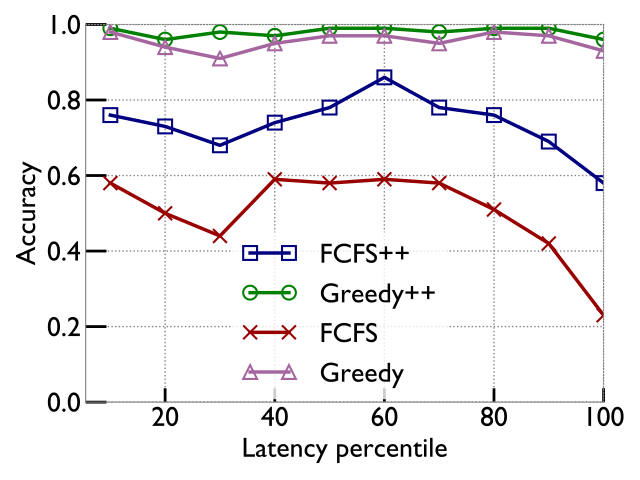

This figure's Python source:
import numpy as np
import pickle
import sys
import matplotlib.pyplot as plt
import matplotlib.font_manager as fm
 

pcolors = ['#0e326d', '#028413', '#a5669f', '#db850d', '#00112d', '#af0505']
pcolors = ['#000080', '#008000', '#990000', '#a5669f',  '#db850d',  '#00112d']
markers = ['s', 'o', 'x', '^', 'v', '*', 'p', 'h']
linestyle = ['-', '.', '--']

gs_font = fm.FontProperties(fname='gillsans.ttf', size=20, weight='bold')
light_grey=(0.5,0.5,0.5)

def string(x):
    if x >= (1024 * 1024 * 1024):
        return str(x/(1024*1024*1024)) + 'B'    
    elif x >= (1024 * 1024):
        return str(x/(1024*1024)) + 'M'
    elif x >= 1024:
        return str(x/1024) + 'K'
    else:
        return str(x)

infile = sys.argv[1]
outfile = sys.argv[2]

def plot_lines(xs, ys, labels, xlabel, ylabel, outfile):
    # create plot
    fig, ax = plt.subplots()
    #ax.set_xscale("log", basex=2)
    #ax.set_yscale("log", basey=2)
    nlines = len(xs)
    assert (len(ys) == nlines and len(labels) == nlines)
    for i in range(nlines):
        pcolor = pcolors[i]
        ax.plot(xs[i], ys[i], '-', color=pcolor,  lw=2.5,  marker=markers[i], mew = 1.5, markersize = 10, markerfacecolor='none', markeredgecolor=pcolor, dash_capstyle='round', label=labels[i])
        #ax.plot(xs[i], ys[i], '-', color=pcolor,  lw=2.5,  dash_capstyle='round', label=labels[i])

    label_fontsize=20
    ax.set_xlabel(xlabel, fontproperties=gs_font, fontsize=label_fontsize)
    ax.set_ylabel(ylabel, fontproperties=gs_font, fontsize=label_fontsize)
    xmax=1.05*max([max(x) for x in xs])
    xmax, ymax = 200, 60
    plt.xlim(xmax=100.0)
    plt.ylim(ymin=0, ymax=1.0)
    #plt.ylim(ymin=-0.1, ymax=1.0) #ymax=1.01*max([max(y) for y in ys]))
    #plt.annotate('correct prediction', xy=(0.45, 0.90), xycoords='axes fraction', fontsize=label_fontsize)
    #ax.axhspan(0.0, xmax, alpha=0.6, color='grey')
    ax.grid(linestyle=':', linewidth=1, color='grey')
    ticklabelcolor = 'black'
    #xticks = np.array([300, 1200, 4800, 19200, 76800])
    #ax.xaxis.set_ticks(xticks)
    #xticks = np.array([string(x) for x in xticks])
    #ax.set_xticklabels(xticks, color=ticklabelcolor)
    leg = ax.legend(bbox_to_anchor=(0.28, 0.45), borderaxespad=0, loc=2, numpoints=2, handlelength=2, prop=gs_font, fontsize=label_fontsize)
    leg.get_frame().set_linewidth(0.0)
    plt.tick_params(labelsize=label_fontsize)
    axcolor='black'
    ax.xaxis.set_tick_params(width=2, length=10)
    ax.yaxis.set_tick_params(width=2, length=15)
    ax.xaxis.set_tick_params(which='both', colors=axcolor)
    ax.yaxis.set_tick_params(which='both', colors=axcolor)
    ax.spines['bottom'].set_color(axcolor)
    ax.spines['top'].set_color(axcolor)
    ax.spines['right'].set_color(axcolor)
    ax.spines['left'].set_color(axcolor)
    ticklabelcolor = 'black'
    ax.tick_params(axis='x', colors=ticklabelcolor, direction="in")
    ax.tick_params(axis='y', colors=ticklabelcolor, direction="in")

    for axis in ['top', 'bottom', 'left', 'right']:
        ax.spines[axis].set_color(light_grey)
    ax.spines['top'].set_linestyle(':')
    ax.spines['right'].set_linestyle(':')

    for label in ax.get_xticklabels() :
        label.set_fontproperties(gs_font)
    for label in ax.get_yticklabels() :
        label.set_fontproperties(gs_font)
    plt.tight_layout()
    plt.savefig(outfile)

def string_to_numeric_array(s):
    return [float(x) for x in s.split()]

xs = []
ys = []
labels = []
with open(infile, 'rb') as afile:
    accuracy_percentile_bins = pickle.load(afile)
    for method, acc in accuracy_percentile_bins.items():
        x = []
        y = []
        for p, a, t in acc:
            x.append(p)
            y.append(a)
        labels.append(method)
        xs.append(x)
        ys.append(y)

plot_lines(xs, ys, labels, "Latency percentile", "Accuracy", outfile)
